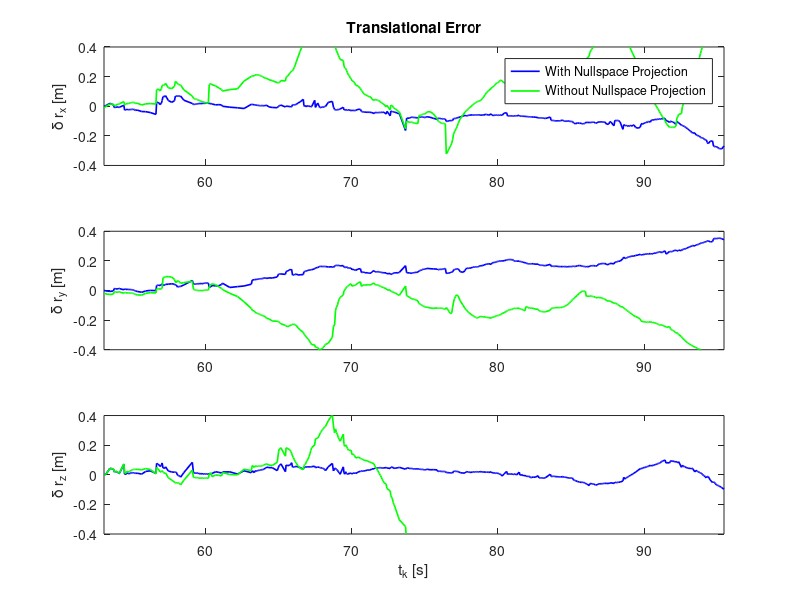
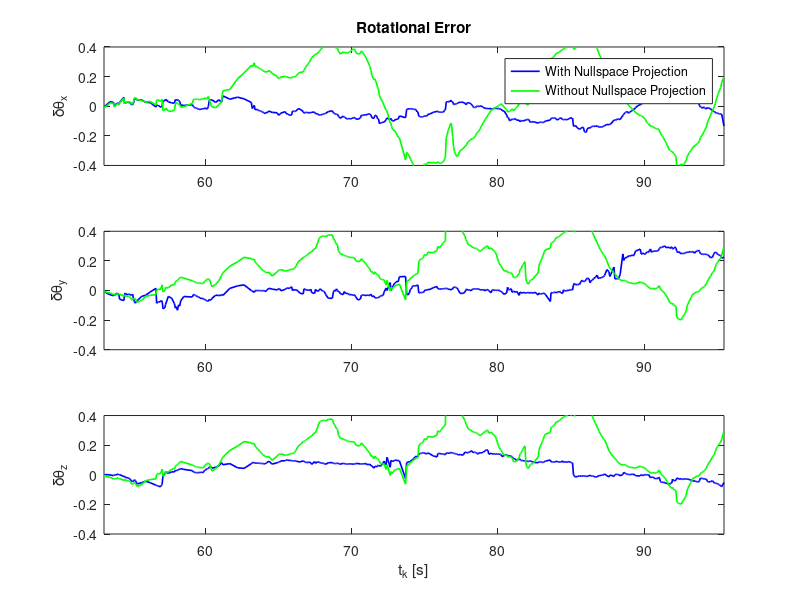

These figures' MATLAB source, in order:
clear all; close all; clc;
load('msckf_NST_on.mat');
load('msckf_NST_off.mat');

msckf_trans_err = p_C_G_err;
msckf_rot_err = theta_CG_err;
swf_trans_err = p_C_G_err_NSToff;
swf_rot_err = theta_CG_err_NSToff;

transLim = 0.4;
rotLim = 0.4;

figure
subplot(3,1,1)
plot(tPlot, msckf_trans_err(1,:), '-b', 'LineWidth', 1.2)
hold on
plot(tPlot, swf_trans_err(1,:), '-g', 'LineWidth', 1.2)
xlim([tPlot(1) tPlot(end)]);
ylim([-transLim transLim])
legend('With Nullspace Projection', 'Without Nullspace Projection');
title(sprintf('Translational Error'))
ylabel('\delta r_x [m]')


subplot(3,1,2)
plot(tPlot, msckf_trans_err(2,:), '-b', 'LineWidth', 1.2)
hold on
plot(tPlot, swf_trans_err(2,:), '-g', 'LineWidth', 1.2)
xlim([tPlot(1) tPlot(end)]);
ylim([-transLim transLim])
ylabel('\delta r_y [m]')

subplot(3,1,3)
plot(tPlot, msckf_trans_err(3,:), '-b', 'LineWidth', 1.2)
hold on
plot(tPlot, swf_trans_err(3,:), '-g', 'LineWidth', 1.2)
xlim([tPlot(1) tPlot(end)]);
ylim([-transLim transLim])
ylabel('\delta r_z [m]')
xlabel('t_k [s]')
%set(gca,'FontSize',12)
%set(findall(gcf,'type','text'),'FontSize',12)

figure
subplot(3,1,1)
plot(tPlot, msckf_rot_err(1,:), '-b', 'LineWidth', 1.2)
hold on
plot(tPlot, swf_rot_err(1,:), '-g', 'LineWidth', 1.2)
xlim([tPlot(1) tPlot(end)]);
ylim([-rotLim rotLim])
title(sprintf('Rotational Error'))
ylabel('\delta\theta_x')
legend('With Nullspace Projection', 'Without Nullspace Projection');


 
subplot(3,1,2)
plot(tPlot, msckf_rot_err(2,:), '-b', 'LineWidth', 1.2)
hold on
plot(tPlot, swf_rot_err(3,:), '-g', 'LineWidth', 1.2)
xlim([tPlot(1) tPlot(end)]);
ylim([-rotLim rotLim])
ylabel('\delta\theta_y')

subplot(3,1,3)
plot(tPlot, msckf_rot_err(3,:), '-b', 'LineWidth', 1.2)
hold on
plot(tPlot, swf_rot_err(3,:), '-g', 'LineWidth', 1.2)
xlim([tPlot(1) tPlot(end)]);
ylim([-rotLim rotLim])
ylabel('\delta\theta_z')
xlabel('t_k [s]')